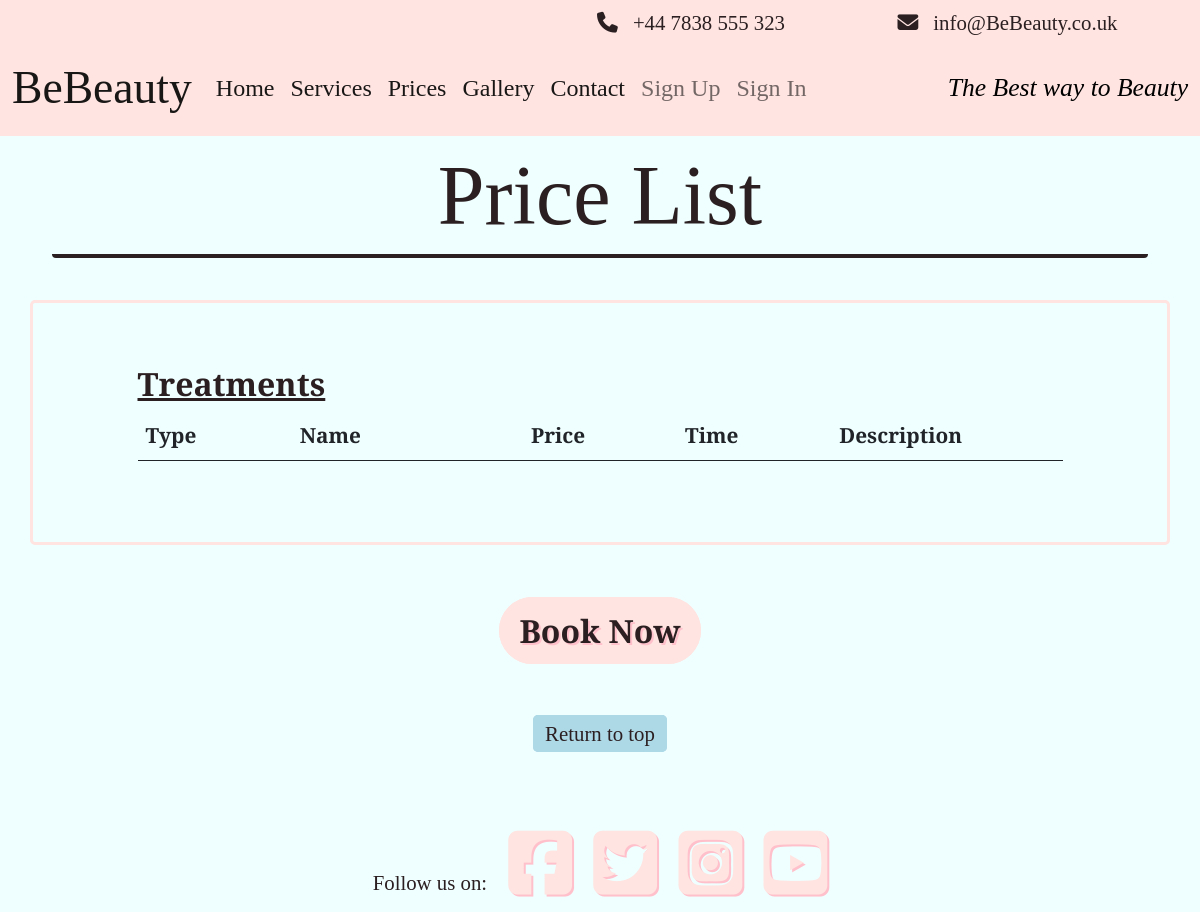
The app's page /price-list, older data.
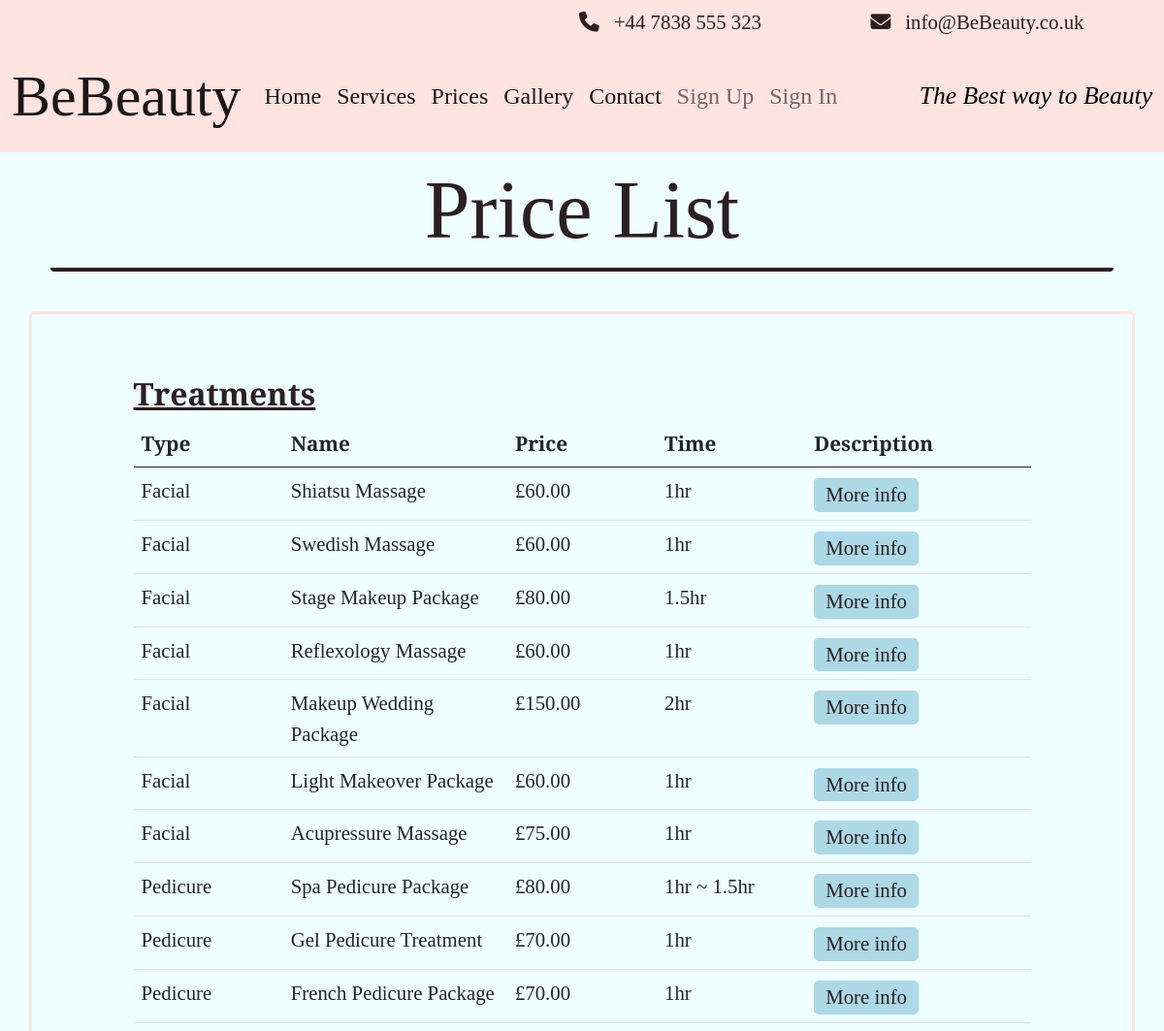
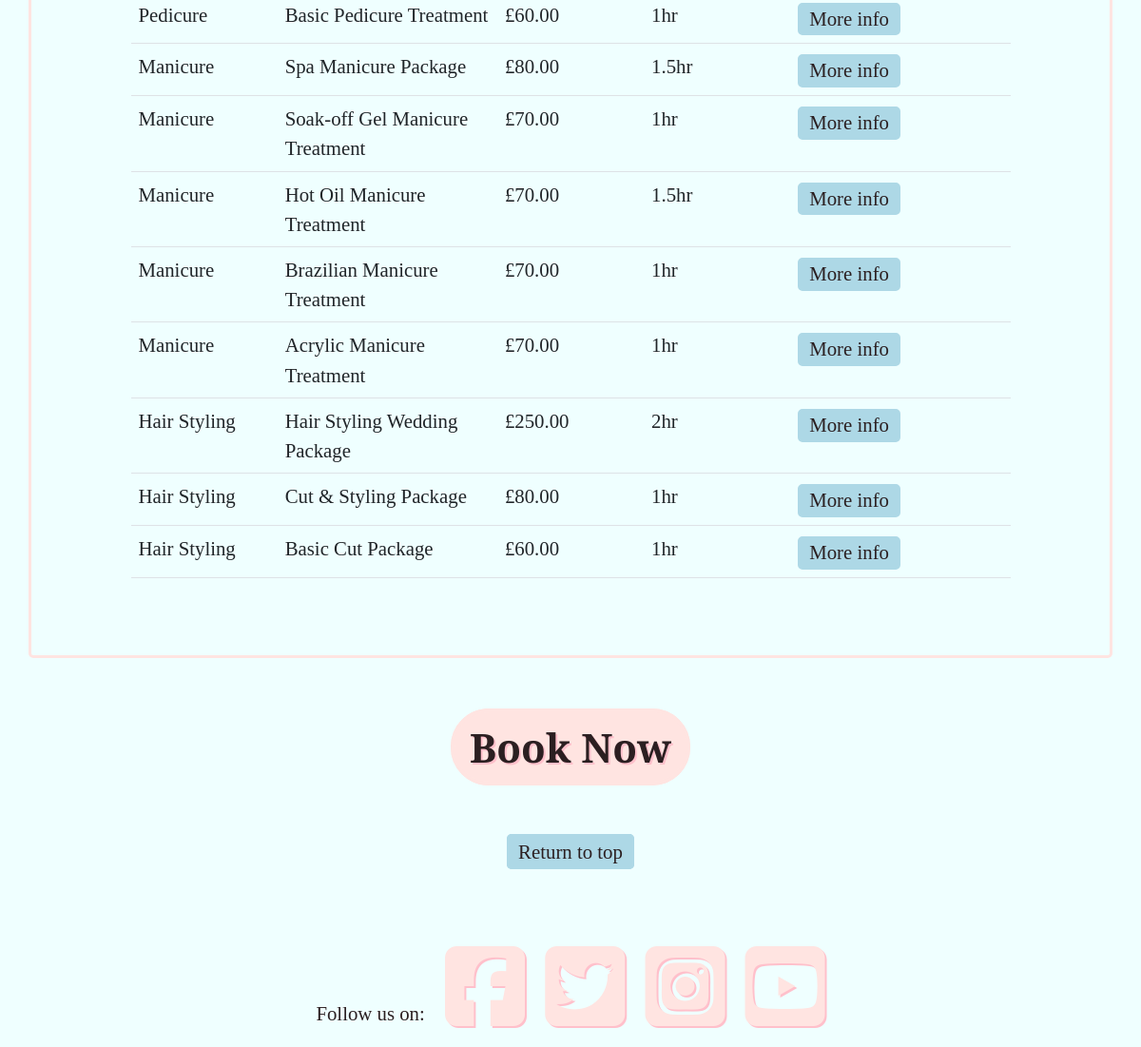
The same page, newer data (2 pictures, top to bottom).
### treatment/models.py (models this page shows, shortened)
class Treatment(models.Model):
    treatment_type = models.IntegerField(choices=TREATMENTS)
    treatment_name = models.CharField(max_length=60, unique=True)
    slug = models.SlugField(max_length=60, unique=True, primary_key=True)
    treatment_price = models.DecimalField(blank=False,
                                          max_digits=5, decimal_places=2)
    treatment_description = models.TextField()
    treatment_time = models.CharField(max_length=50)
    class _Meta:
        ordering = ['treatment_name']

### treatment/views.py (the view)
# urls.py: path('price-list', TreatmentListView.as_view(), name='price-list'),
class TreatmentListView(ListView):
    model = Treatment
    template_name = "price_list.html"
    queryset = Treatment.objects.all().order_by('treatment_type')
    context_object_name = "treatments"

### templates/price_list.html (shortened to what this page needs)
{% extends 'base.html' %}
{% load static %}
{% block content %}
<div class="container">
    <div class="box-wrap">
        <h1 class="col center-text title-font sub-title">Price List</h1>
    </div>
</div>
<br>
<div class="container booking-box">
    <br>
    <div class="bodywork">
        <div class="container">
            <div class="row">
                <div class="col-sm-1"></div>
                <div class="col-md-10 g-0">
                    <br>
                    <h2><u><b>Treatments</b></u></h2>
                    <table class="table table-prices">
                        <thead>
                            <tr>
                                <th class="col-2">Type</th>
                                <th class="col-3">Name</th>
                                <th class="col-2">Price</th>
                                <th class="col-2 d-none d-sm-table-cell">Time</th>
                                <th class="col-3">Description</th>
                            </tr>
                        </thead>
                        <tbody>
                            {% for treatment in treatments %}
                            <tr>
                                <td>{{ treatment.get_treatment_type_display }}</td>
                                <td>{{ treatment.treatment_name }}</td>
                                <td>£{{ treatment.treatment_price }}</td>
                                <td class="d-none d-sm-table-cell">{{ treatment.treatment_time }}</td>
                                <td>
                                    <button type="button" data-bs-toggle="modal" data-bs-target="#treatmentModal{{treatment.pk}}" class="custom-site-btn btn-remove-blue edit-but hvr info-btn">More info</button>
                                </td>
                            </tr>
                            {% endfor %}
                        </tbody>
                    </table>
                </div>
                <div class="col-sm-1"></div>
            </div>
            <br>
        </div>
    </div>
    <br>
</div>
<br>
<br>
{% if user.is_staff %}
<div class="container_fluid">
    <div class="justify-content-center text-center ">
        <a class="btn-lg light custom-btn hvr-pulse btn-remove-blue" href="{% url 'admin-booking' %}">Book Now</a>
    </div>
</div>
{% else %}
<div class="container_fluid">
    <div class="justify-content-center text-center ">
        <a class="btn-lg light custom-btn hvr-pulse btn-remove-blue" href="{% url 'booking' %}">Book Now</a>
    </div>
</div>
{% endif %}
<br>
<br>
<div class="container g-0">
    <div class="text-center">
        <a class="custom-site-btn btn-remove-blue edit-but" href="#">Return to top</a>
    </div>
</div>
<br>
<br>
{% endblock %}

Row changes from the older to the newer data that the page shows:
added Treatment: treatment_type "Facial", treatment_name "Shiatsu Massage", treatment_price "60.00", treatment_time "1hr"
added Treatment: treatment_type "Facial", treatment_name "Swedish Massage", treatment_price "60.00", treatment_time "1hr"
added Treatment: treatment_type "Facial", treatment_name "Stage Makeup Package", treatment_price "80.00", treatment_time "1.5hr"
added Treatment: treatment_type "Facial", treatment_name "Reflexology Massage", treatment_price "60.00", treatment_time "1hr"
added Treatment: treatment_type "Facial", treatment_name "Makeup Wedding Package", treatment_price "150.00", treatment_time "2hr"
added Treatment: treatment_type "Facial", treatment_name "Light Makeover Package", treatment_price "60.00", treatment_time "1hr"
added Treatment: treatment_type "Facial", treatment_name "Acupressure Massage", treatment_price "75.00", treatment_time "1hr"
added Treatment: treatment_type "Pedicure", treatment_name "Spa Pedicure Package", treatment_price "80.00", treatment_time "1hr ~ 1.5hr"
added Treatment: treatment_type "Pedicure", treatment_name "Gel Pedicure Treatment", treatment_price "70.00", treatment_time "1hr"
added Treatment: treatment_type "Pedicure", treatment_name "French Pedicure Package", treatment_price "70.00", treatment_time "1hr"
added Treatment: treatment_type "Pedicure", treatment_name "Basic Pedicure Treatment", treatment_price "60.00", treatment_time "1hr"
added Treatment: treatment_type "Manicure", treatment_name "Spa Manicure Package", treatment_price "80.00", treatment_time "1.5hr"
added Treatment: treatment_type "Manicure", treatment_name "Soak-off Gel Manicure Treatment", treatment_price "70.00", treatment_time "1hr"
added Treatment: treatment_type "Manicure", treatment_name "Hot Oil Manicure Treatment", treatment_price "70.00", treatment_time "1.5hr"
added Treatment: treatment_type "Manicure", treatment_name "Brazilian Manicure Treatment", treatment_price "70.00", treatment_time "1hr"
added Treatment: treatment_type "Manicure", treatment_name "Acrylic Manicure Treatment", treatment_price "70.00", treatment_time "1hr"
added Treatment: treatment_type "Hair Styling", treatment_name "Hair Styling Wedding Package", treatment_price "250.00", treatment_time "2hr"
added Treatment: treatment_type "Hair Styling", treatment_name "Cut & Styling Package", treatment_price "80.00", treatment_time "1hr"
added Treatment: treatment_type "Hair Styling", treatment_name "Basic Cut Package", treatment_price "60.00", treatment_time "1hr"
